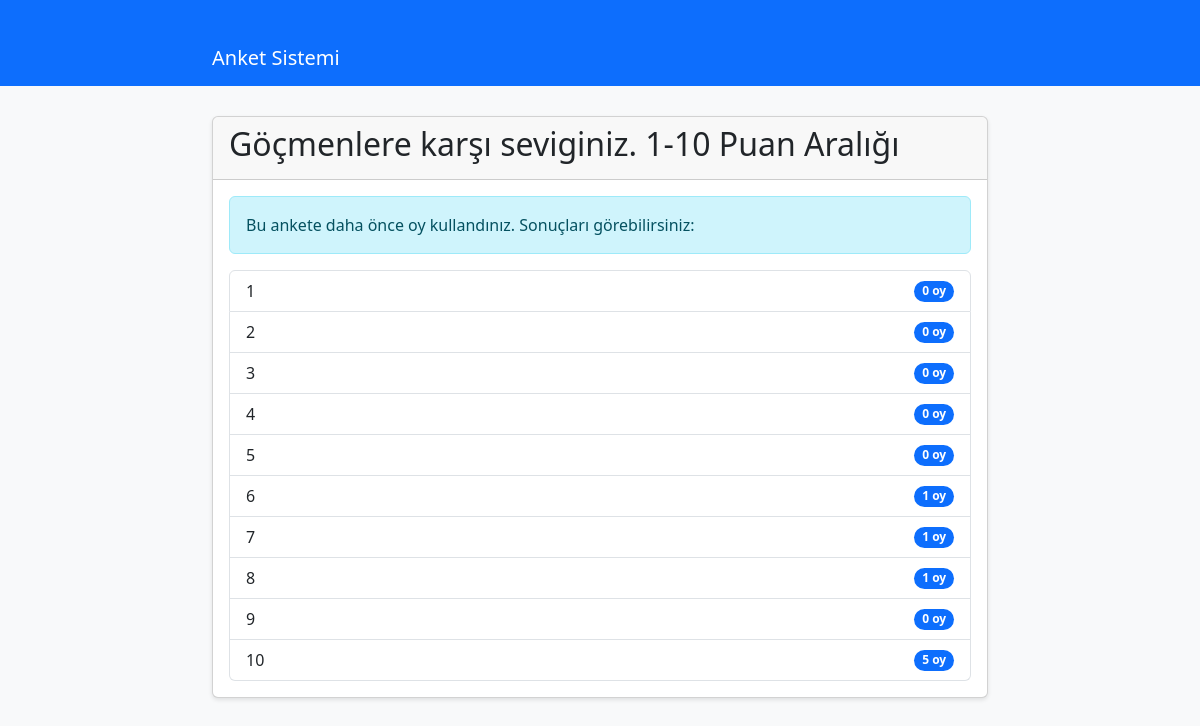
/1/, run on the app's committed database.
### anketler/models.py (models this page shows, shortened)
class Soru(models.Model):
    soru_metni = models.CharField(max_length=200)
    yayinlanma_tarihi = models.DateTimeField('yayınlanma tarihi')

class Secenek(models.Model):
    soru = models.ForeignKey(Soru, on_delete=models.CASCADE)
    secenek_metni = models.CharField(max_length=200)
    oylar = models.IntegerField(default=0)

### anketler/views.py (the view)
# urls.py: path('<int:soru_id>/', views.detail, name='detail'),
def detail(request, soru_id):
    soru = get_object_or_404(Soru, pk=soru_id)
    ip_adresi = get_client_ip(request)
    daha_once_oy_kullanmis = OyKullanici.objects.filter(
        soru=soru,
        ip_adresi=ip_adresi
    ).exists()
    return render(request, 'anketler/detail.html', {
        'soru': soru,
        'daha_once_oy_kullanmis': daha_once_oy_kullanmis
    })

### anketler/views.py (called while the page is built)
def get_client_ip(request):
    x_forwarded_for = request.META.get('HTTP_X_FORWARDED_FOR')
    if x_forwarded_for:
        ip = x_forwarded_for.split(',')[0]
    else:
        ip = request.META.get('REMOTE_ADDR')
    return ip

### anketler/templates/anketler/detail.html (shortened to what this page needs)
{% extends 'anketler/base.html' %}
{% block content %}
<div class="card">
    <div class="card-header">
        <h2>{{ soru.soru_metni }}</h2>
    </div>
    <div class="card-body">
        {% if daha_once_oy_kullanmis %}
            <div class="alert alert-info">
                Bu ankete daha önce oy kullandınız. Sonuçları görebilirsiniz:
            </div>
            <ul class="list-group">
            {% for secenek in soru.secenek_set.all %}
                <li class="list-group-item d-flex justify-content-between align-items-center">
                    {{ secenek.secenek_metni }}
                    <span class="badge bg-primary rounded-pill">{{ secenek.oylar }} oy</span>
                </li>
            {% endfor %}
            </ul>
        {% endif %}
    </div>
</div>
{% endblock %}

### anketler/templates/anketler/base.html (shortened to what this page needs)
<!DOCTYPE html>
<html lang="tr">
<head>
    <link href="https://cdn.jsdelivr.net/npm/bootstrap@5.3.0/dist/css/bootstrap.min.css" rel="stylesheet">
</head>
<body>
    <nav class="navbar navbar-expand-lg navbar-dark bg-primary">
        <div class="container">
            <a class="navbar-brand" href="{% url 'anketler:index' %}">Anket Sistemi</a>
        </div>
    </nav>
    <div class="container">
        {% block content %}
        {% endblock %}
    </div>
</body>
</html>

### anketler/templates/anketler/base.html (style rules this page uses)
body { background-color: #f8f9fa; }
.container { max-width: 800px; margin-top: 30px; }
.card { margin-bottom: 20px; box-shadow: 0 2px 4px rgba(0,0,0,0.1); }

### data on the page
Soru: soru_metni "Göçmenlere karşı seviginiz. 1-10 Puan Aralığı"
Secenek: secenek_metni "1", oylar "0"
Secenek: secenek_metni "2", oylar "0"
Secenek: secenek_metni "3", oylar "0"
Secenek: secenek_metni "4", oylar "0"
Secenek: secenek_metni "5", oylar "0"
Secenek: secenek_metni "6", oylar "1"
Secenek: secenek_metni "7", oylar "1"
Secenek: secenek_metni "8", oylar "1"
Secenek: secenek_metni "9", oylar "0"
Secenek: secenek_metni "10", oylar "5"
